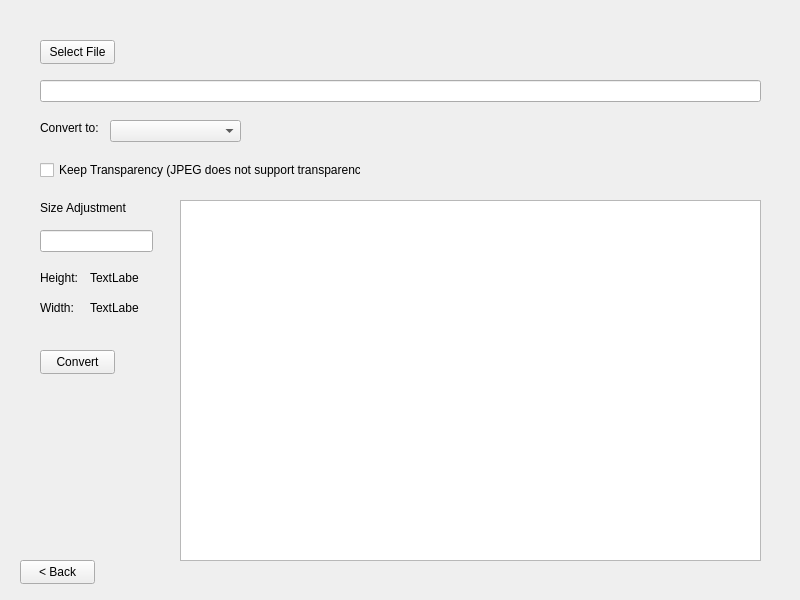
<?xml version="1.0" encoding="UTF-8"?>
<ui version="4.0">
 <class>WebP_converter</class>
 <widget class="QDialog" name="WebP_converter">
  <property name="geometry">
   <rect>
    <x>0</x>
    <y>0</y>
    <width>800</width>
    <height>600</height>
   </rect>
  </property>
  <property name="windowTitle">
   <string>Dialog</string>
  </property>
  <widget class="QPushButton" name="select_file">
   <property name="geometry">
    <rect>
     <x>40</x>
     <y>40</y>
     <width>75</width>
     <height>24</height>
    </rect>
   </property>
   <property name="text">
    <string>Select File</string>
   </property>
   <property name="autoDefault">
    <bool>false</bool>
   </property>
  </widget>
  <widget class="QLineEdit" name="file_path">
   <property name="geometry">
    <rect>
     <x>40</x>
     <y>80</y>
     <width>721</width>
     <height>22</height>
    </rect>
   </property>
  </widget>
  <widget class="QComboBox" name="convert_type">
   <property name="geometry">
    <rect>
     <x>110</x>
     <y>120</y>
     <width>131</width>
     <height>22</height>
    </rect>
   </property>
  </widget>
  <widget class="QLabel" name="convert_type_label">
   <property name="geometry">
    <rect>
     <x>40</x>
     <y>120</y>
     <width>61</width>
     <height>16</height>
    </rect>
   </property>
   <property name="text">
    <string>Convert to:</string>
   </property>
  </widget>
  <widget class="QCheckBox" name="transparency">
   <property name="geometry">
    <rect>
     <x>40</x>
     <y>160</y>
     <width>321</width>
     <height>20</height>
    </rect>
   </property>
   <property name="text">
    <string>Keep Transparency (JPEG does not support transparency)</string>
   </property>
  </widget>
  <widget class="QPushButton" name="Convert">
   <property name="geometry">
    <rect>
     <x>40</x>
     <y>350</y>
     <width>75</width>
     <height>24</height>
    </rect>
   </property>
   <property name="text">
    <string>Convert</string>
   </property>
   <property name="autoDefault">
    <bool>false</bool>
   </property>
  </widget>
  <widget class="QPushButton" name="back_button">
   <property name="geometry">
    <rect>
     <x>20</x>
     <y>560</y>
     <width>75</width>
     <height>24</height>
    </rect>
   </property>
   <property name="text">
    <string>&lt; Back</string>
   </property>
   <property name="autoDefault">
    <bool>false</bool>
   </property>
  </widget>
  <widget class="QGraphicsView" name="image_view">
   <property name="geometry">
    <rect>
     <x>180</x>
     <y>200</y>
     <width>581</width>
     <height>361</height>
    </rect>
   </property>
  </widget>
  <widget class="QLabel" name="size_adjustment">
   <property name="geometry">
    <rect>
     <x>40</x>
     <y>200</y>
     <width>91</width>
     <height>16</height>
    </rect>
   </property>
   <property name="text">
    <string>Size Adjustment</string>
   </property>
  </widget>
  <widget class="QLineEdit" name="size">
   <property name="geometry">
    <rect>
     <x>40</x>
     <y>230</y>
     <width>113</width>
     <height>22</height>
    </rect>
   </property>
  </widget>
  <widget class="QLabel" name="height_label">
   <property name="geometry">
    <rect>
     <x>40</x>
     <y>270</y>
     <width>41</width>
     <height>16</height>
    </rect>
   </property>
   <property name="text">
    <string>Height: </string>
   </property>
  </widget>
  <widget class="QLabel" name="width_label">
   <property name="geometry">
    <rect>
     <x>40</x>
     <y>300</y>
     <width>41</width>
     <height>16</height>
    </rect>
   </property>
   <property name="text">
    <string>Width: </string>
   </property>
  </widget>
  <widget class="QLabel" name="height">
   <property name="geometry">
    <rect>
     <x>90</x>
     <y>270</y>
     <width>49</width>
     <height>16</height>
    </rect>
   </property>
   <property name="text">
    <string>TextLabel</string>
   </property>
  </widget>
  <widget class="QLabel" name="width">
   <property name="geometry">
    <rect>
     <x>90</x>
     <y>300</y>
     <width>49</width>
     <height>16</height>
    </rect>
   </property>
   <property name="text">
    <string>TextLabel</string>
   </property>
  </widget>
 </widget>
 <resources/>
 <connections/>
</ui>
